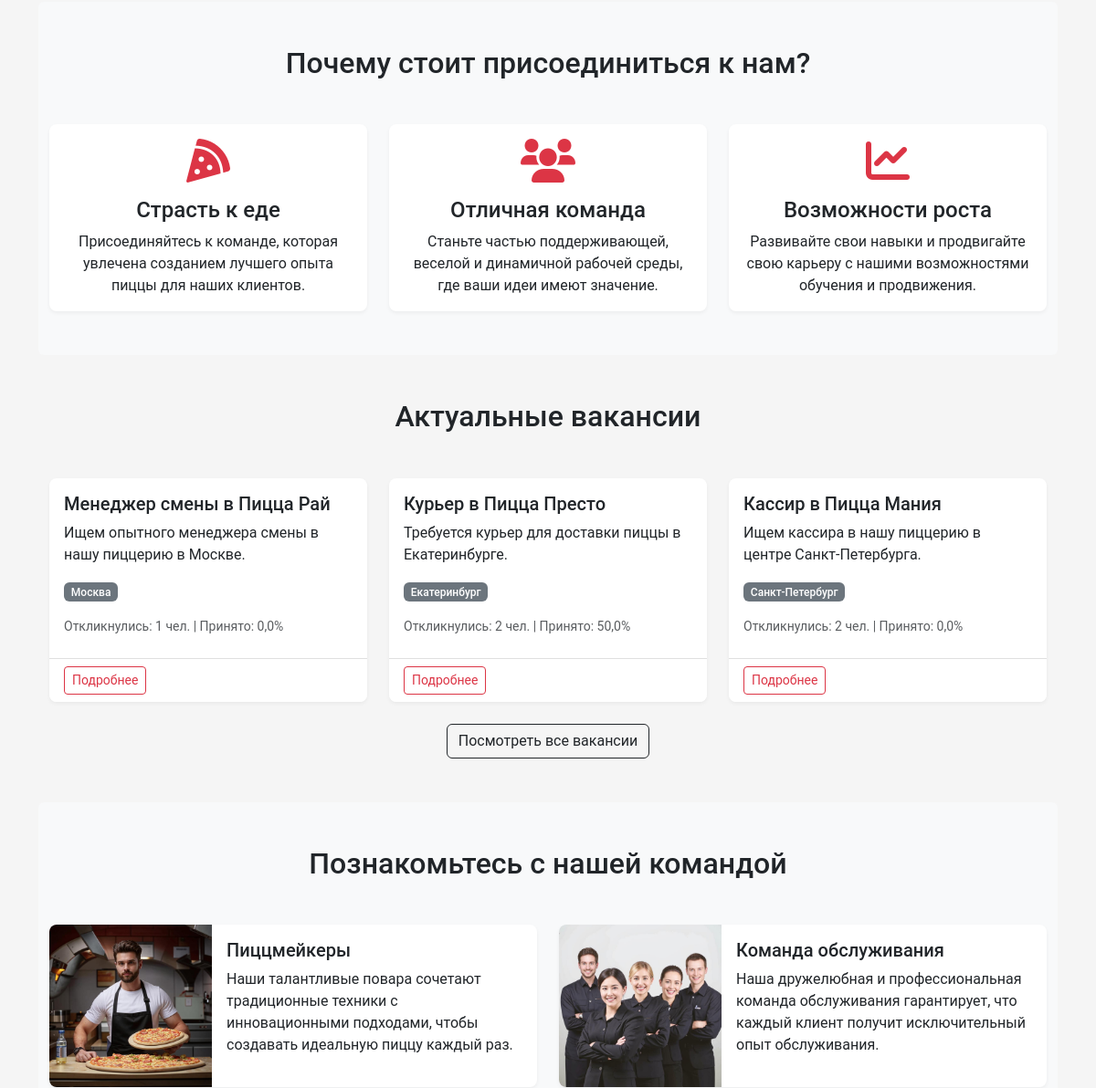
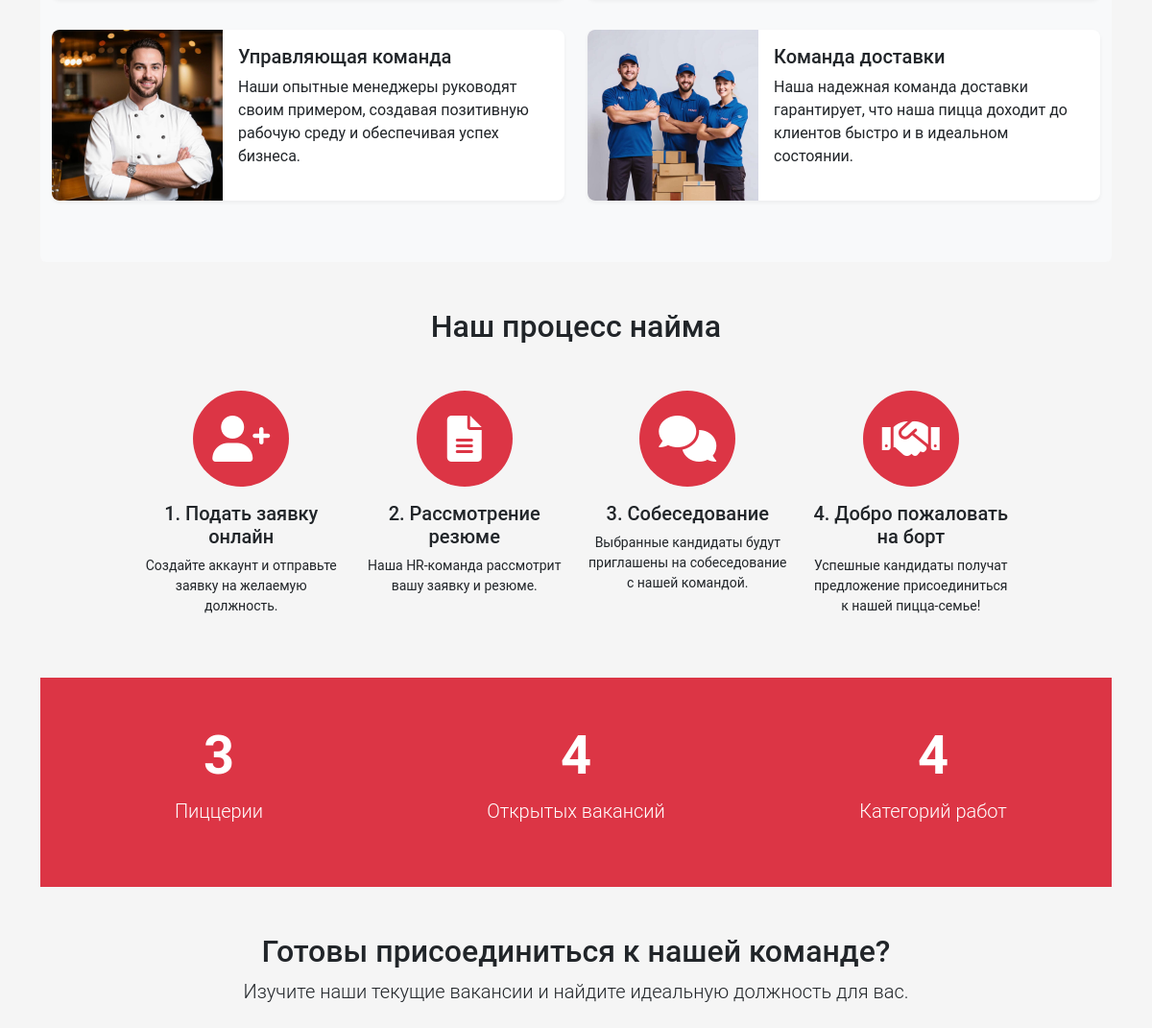
/ (middle part), run on an earlier commit of the app's database (2 pictures, top to bottom).
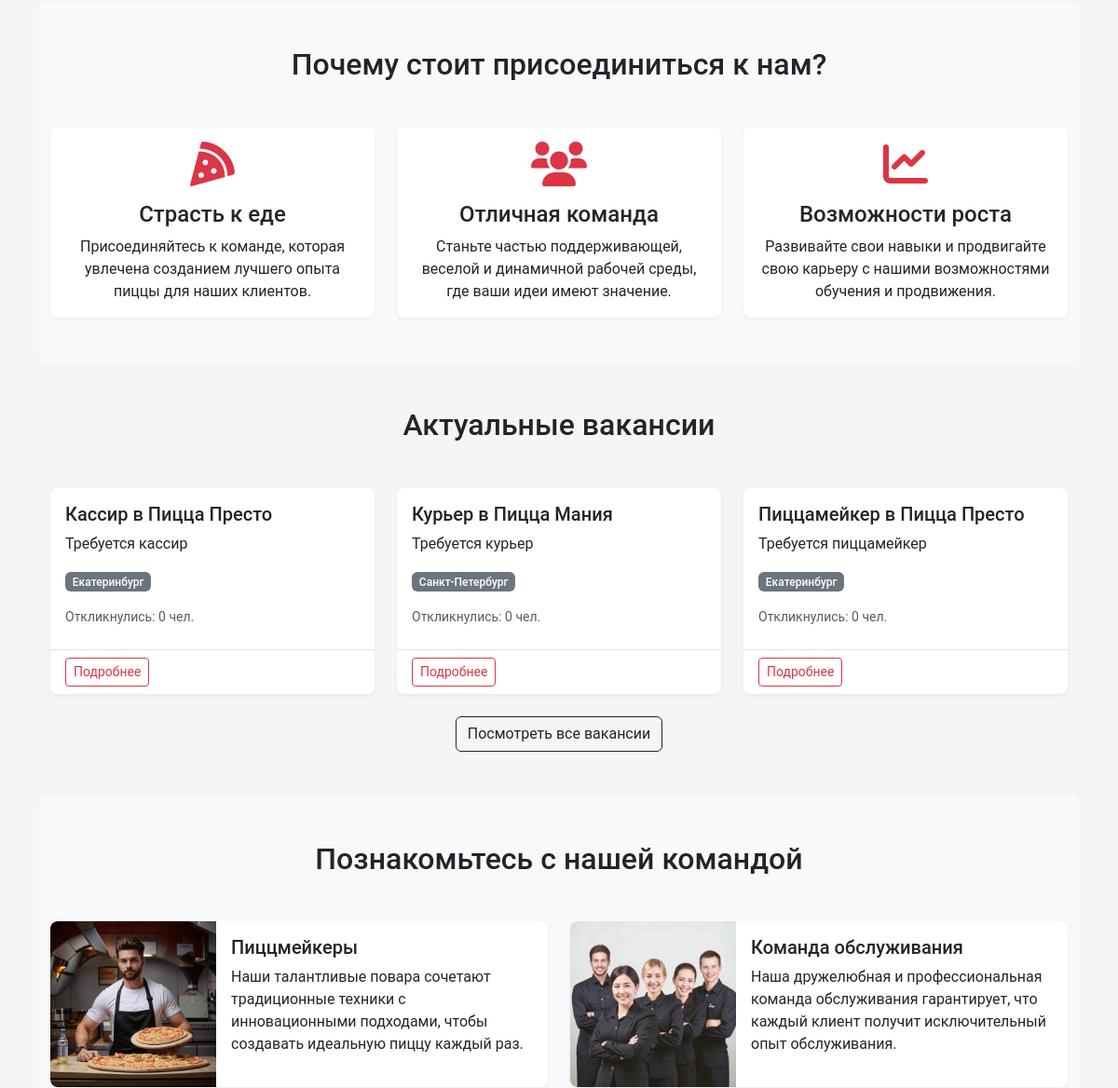
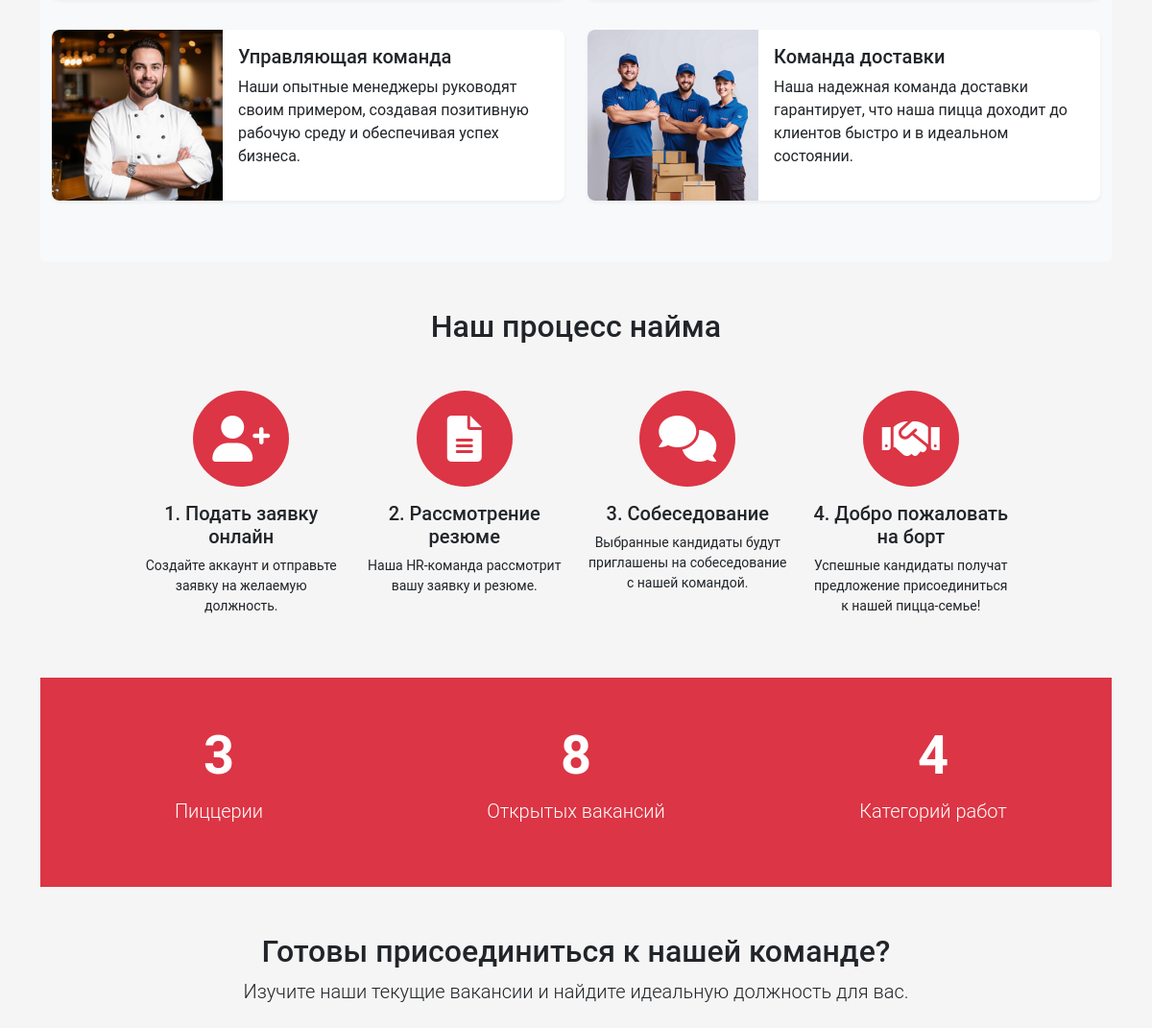
And on a later commit of the database (2 pictures, top to bottom).
### recruitment/models.py (models this page shows, shortened)
class Vacancy(models.Model):
    title = models.CharField(max_length=100)
    position_type = models.ForeignKey(PositionType, on_delete=models.CASCADE, related_name='vacancies')
    restaurants = models.ManyToManyField(Restaurant, related_name='vacancies')
    description = models.TextField()
    requirements = models.TextField()
    responsibilities = models.TextField()
    conditions = models.TextField()
    salary_min = models.DecimalField(max_digits=10, decimal_places=2, null=True, blank=True)
    salary_max = models.DecimalField(max_digits=10, decimal_places=2, null=True, blank=True)
    is_active = models.BooleanField(default=True)
    created_at = models.DateTimeField(auto_now_add=True)
    updated_at = models.DateTimeField(auto_now=True)
    created_by = models.ForeignKey(User, on_delete=models.SET_NULL, null=True, related_name='created_vacancies')
    class Meta:
        verbose_name_plural = "Vacancies"

class Restaurant(models.Model):
    name = models.CharField(max_length=100)
    address = models.CharField(max_length=255)
    city = models.CharField(max_length=100)
    manager = models.ForeignKey(User, on_delete=models.SET_NULL, null=True, blank=True, related_name='managed_restaurants')

### recruitment/views.py (the view)
# urls.py: path('', views.home, name='home'),
def home(request):
    vacancy_count = Vacancy.objects.filter(is_active=True).count()
    restaurant_count = Restaurant.objects.count()
    position_types = PositionType.objects.all()[:5]  # Get 5 position types for display
    recent_vacancies = Vacancy.objects.filter(is_active=True).annotate(
        total_applications=Count('applications', distinct=True),
        accepted_applications=Count(
            'applications',
            filter=Q(applications__status=ApplicationStatus.ACCEPTED),
            distinct=True
        ),
    ).annotate(
        acceptance_rate=Round(
            Case(
                When(total_applications__gt=0,
                    then=F('accepted_applications') * Value(100.0) / F('total_applications')),
                default=Value(0),
                output_field=FloatField()
            ),
            0
        )
    ).order_by('-created_at')[:3]
    context = {
        'vacancy_count': vacancy_count,
        'restaurant_count': restaurant_count,
        'position_types': position_types,
        'recent_vacancies': recent_vacancies,
    }
    return render(request, 'home.html', context)

### recruitment/context_processors.py (called while the page is built)
def notifications_processor(request):
    if request.user.is_authenticated:
        unread_count = Notification.objects.filter(user=request.user, read=False).count()
        latest_notifs = Notification.objects.filter(user=request.user).order_by('-created_at')[:5]
    else:
        unread_count = 0
        latest_notifs = []
    return {
        'unread_count': unread_count,
        'latest_notifications': latest_notifs,
    }

### templates/home.html (shortened to what the changed rows need)
{% extends 'base.html' %}
{% load static %}
{% block content %}
<div class="container">
    <section class="py-5 bg-light rounded">
        <div class="container">
            <h2 class="text-center mb-5">Почему стоит присоединиться к нам?</h2>
        </div>
    </section>
    <section class="py-5">
        <div class="container">
            <h2 class="text-center mb-5">Актуальные вакансии</h2>
            {% if recent_vacancies %}
                <div class="row g-4">
                    {% for vacancy in recent_vacancies %}
                        <div class="col-md-4">
                            <div class="card h-100 shadow-sm">
                                <div class="card-body">
                                    <h5 class="card-title">{{ vacancy.title }}</h5>
                                    <p class="card-text">{{ vacancy.description|truncatewords:30 }}</p>
                                    <p>
                                        <span class="badge bg-secondary">
                                            {% if vacancy.restaurants.count == 1 %}
                                                {{ vacancy.restaurants.first.city }}
                                            {% else %}
                                                Несколько локаций
                                            {% endif %}
                                        </span>
                                    </p>
                                    <div class="small text-muted mb-2">
                                        Откликнулись: {{ vacancy.total_applications }} чел.
                                        {% if vacancy.total_applications > 0 %}
                                            | Принято: {{ vacancy.acceptance_rate }}%
                                        {% endif %}
                                    </div>
                                </div>
                                <div class="card-footer bg-white">
                                    <a href="{% url 'vacancy_detail' vacancy.id %}" class="btn btn-sm btn-outline-danger">Подробнее</a>
                                </div>
                            </div>
                        </div>
                    {% endfor %}
                </div>
            {% else %}
                <div class="alert alert-info text-center">
                    На данный момент вакансии не доступны. Пожалуйста, проверьте позже.
                </div>
            {% endif %}
        </div>
    </section>
    <section class="py-5 bg-light rounded">
        <div class="container">
            <h2 class="text-center mb-5">Познакомьтесь с нашей командой</h2>
        </div>
    </section>
    <section class="py-5">
        <div class="container">
            <h2 class="text-center mb-5">Наш процесс найма</h2>
        </div>
    </section>
    <section class="py-5 bg-danger text-white">
        <div class="container">
            <div class="row text-center">
                <div class="col-md-4 mb-4 mb-md-0">
                    <h2 class="display-4 fw-bold">{{ restaurant_count }}</h2>
                </div>
                <div class="col-md-4 mb-4 mb-md-0">
                    <h2 class="display-4 fw-bold">{{ vacancy_count }}</h2>
                    <p class="lead">Открытых вакансий</p>
                </div>
                <div class="col-md-4">
                    <h2 class="display-4 fw-bold">{{ position_types|length }}</h2>
                </div>
            </div>
        </div>
    </section>
    <section class="py-5 text-center">
        <div class="container">
            <h2>Готовы присоединиться к нашей команде?</h2>
        </div>
    </section>
</div>
{% endblock %}

What changed in the data, as far as the page shows it:
no longer on this page (row unchanged): Vacancy: title "Менеджер смены в Пицца Рай", description "Ищем опытного менеджера смены в нашу пиццерию в Москве.", restaurants.first.city "Москва", total_applications "1", acceptance_rate "0,0"
no longer on this page (row unchanged): Vacancy: title "Курьер в Пицца Престо", description "Требуется курьер для доставки пиццы в Екатеринбурге.", restaurants.first.city "Екатеринбург", total_applications "2", acceptance_rate "50,0"
no longer on this page (row unchanged): Vacancy: title "Кассир в Пицца Мания", description "Ищем кассира в нашу пиццерию в центре Санкт-Петербурга.", restaurants.first.city "Санкт-Петербург", total_applications "2", acceptance_rate "0,0"
added Vacancy: title "Кассир в Пицца Престо", description "Требуется кассир", restaurants.first.city "Екатеринбург", total_applications "0"
added Vacancy: title "Курьер в Пицца Мания", description "Требуется курьер", restaurants.first.city "Санкт-Петербург", total_applications "0"
added Vacancy: title "Пиццамейкер в Пицца Престо", description "Требуется пиццамейкер", restaurants.first.city "Екатеринбург", total_applications "0"
Also different on the page:
{{ vacancy_count }}: "4" → "8"
